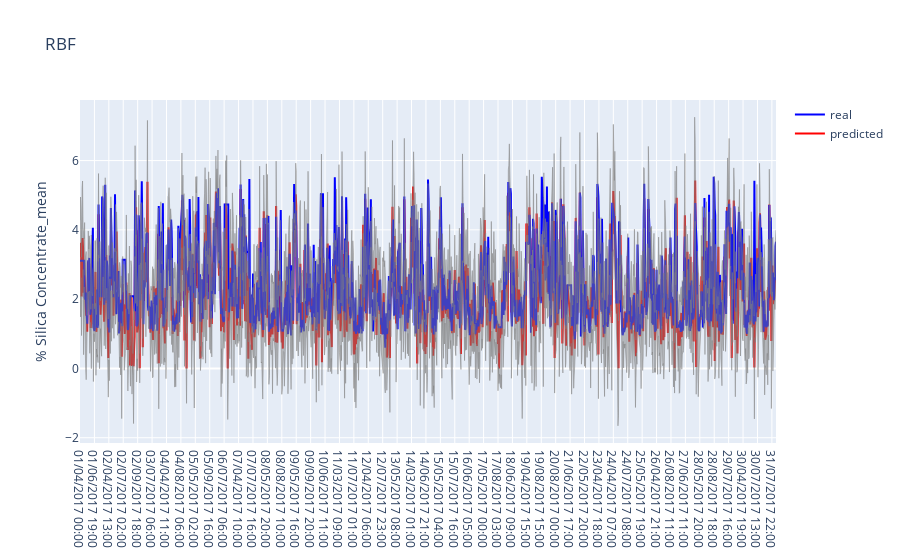

Notebook code cell kept with this figure:
### Code cell
import plotly
import plotly.graph_objs as go
import pandas as pd



fig = go.Figure([
    go.Scatter(
        name='predicted',
        x=predictions['date'],
        y=predictions['predictions'],
        mode='lines',
        line=dict(color='red'),
    ),
   go.Scatter(
       name='real',
        x=predictions['date'],
        y=predictions['% Silica Concentrate_mean'],
        mode='lines',
        line=dict(color='blue'),
   ),
    go.Scatter(
        name='Upper Bound 95%',
        x=predictions['date'],
        y=predictions['predictions'] + 1.95 * predictions['sigma'],
        mode='lines',
        marker=dict(color="grey"),
        line=dict(width=0.5),
        showlegend=False
    ),
    go.Scatter(
        name='Lower Bound 95%',
        x=predictions['date'],
        y=predictions['predictions'] - 1.95 * predictions['sigma'],
        marker=dict(color="grey"),
        line=dict(width=0.5),
        mode='lines',
        #fillcolor='rgba(68,68,68,0.3)',
        fill='tonexty',
        showlegend=False 
    )])
''',
    go.Scatter(
        name='Upper Bound 99%',
        x=predictions['date'],
        y=predictions['predictions'] + 1.99 * predictions['sigma'],
        mode='lines',
        marker=dict(color="green"),
        line=dict(width=0.5),
        showlegend=False
    ),
    go.Scatter(
        name='Lower Bound 99%',
        x=predictions['date'],
        y=predictions['predictions'] - 1.99 * predictions['sigma'],
        marker=dict(color="green"),
        line=dict(width=0.5),
        mode='lines',
        #fillcolor='#00FF00',
        fill='tonexty',
        showlegend=False)'''    

fig.update_layout(
yaxis_title='% Silica Concentrate_mean',
title='RBF',
hovermode="x")
fig.show()
fig.write_html("plot.html")

### Figure 1 — Plotly figure (JSON) as saved in the notebook; plotly's stock layout.template omitted (floating-point values rounded to 4 significant figures; data arrays with more than 128 entries replaced by an {"elided": "..."} marker saying what was removed)
{"data": [{"line": {"color": "red"}, "mode": "lines", "name": "predicted", "type": "scatter", "x": {"elided": "1353 str values"}, "y": {"elided": "1353 float values"}}, {"line": {"color": "blue"}, "mode": "lines", "name": "real", "type": "scatter", "x": {"elided": "1353 str values"}, "y": {"elided": "1353 float values"}}, {"line": {"width": 0.5}, "marker": {"color": "grey"}, "mode": "lines", "name": "Upper Bound 95%", "showlegend": false, "type": "scatter", "x": {"elided": "1353 str values"}, "y": {"elided": "1353 float values"}}, {"fill": "tonexty", "line": {"width": 0.5}, "marker": {"color": "grey"}, "mode": "lines", "name": "Lower Bound 95%", "showlegend": false, "type": "scatter", "x": {"elided": "1353 str values"}, "y": {"elided": "1353 float values"}}], "layout": {"autosize": true, "hovermode": "x", "title": {"text": "RBF"}, "xaxis": {"autorange": true, "range": [0, 1352], "type": "category"}, "yaxis": {"autorange": true, "range": [-2.152, 7.748], "title": {"text": "% Silica Concentrate_mean"}, "type": "linear"}}}
